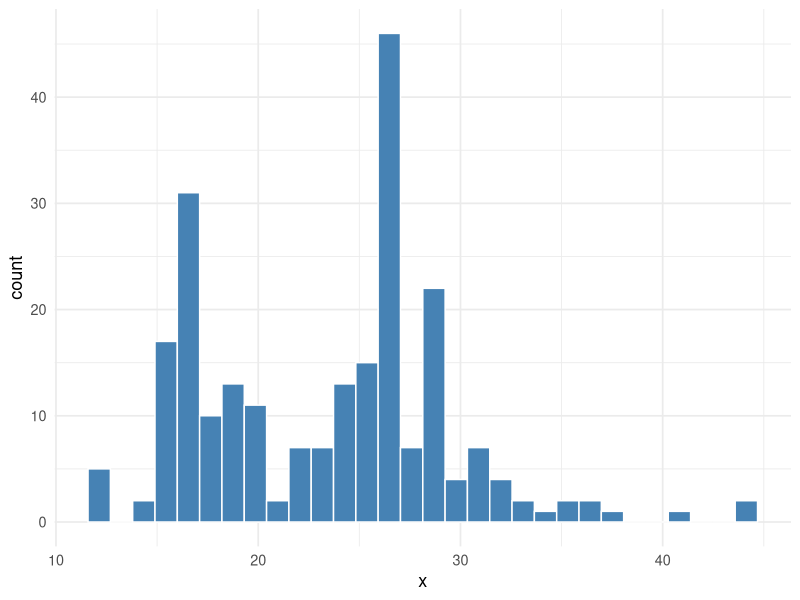
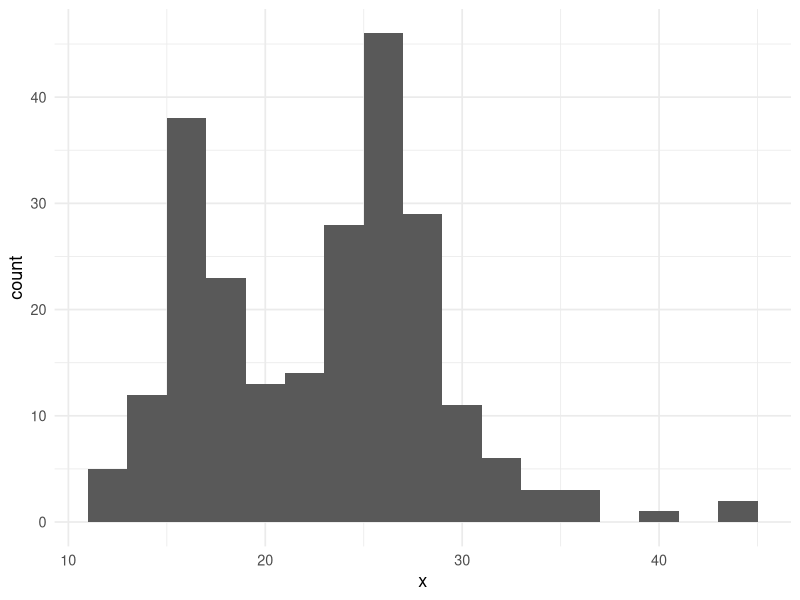
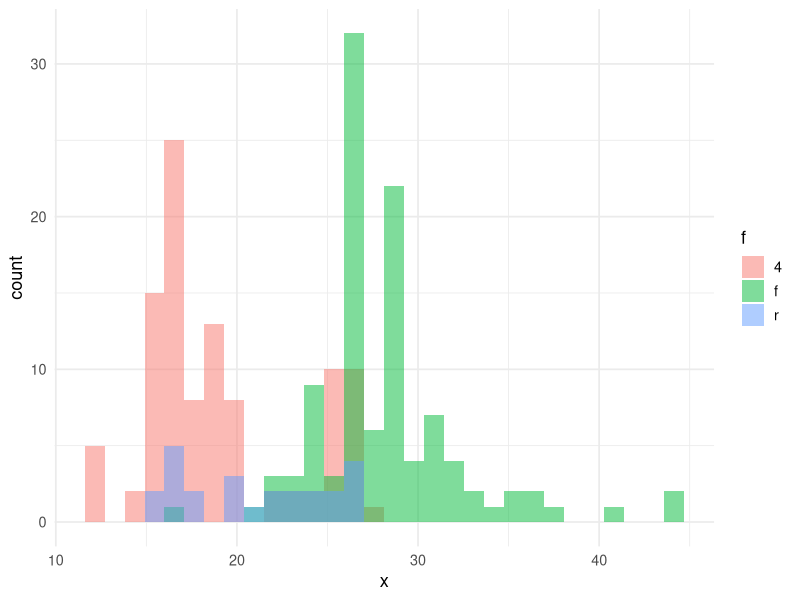
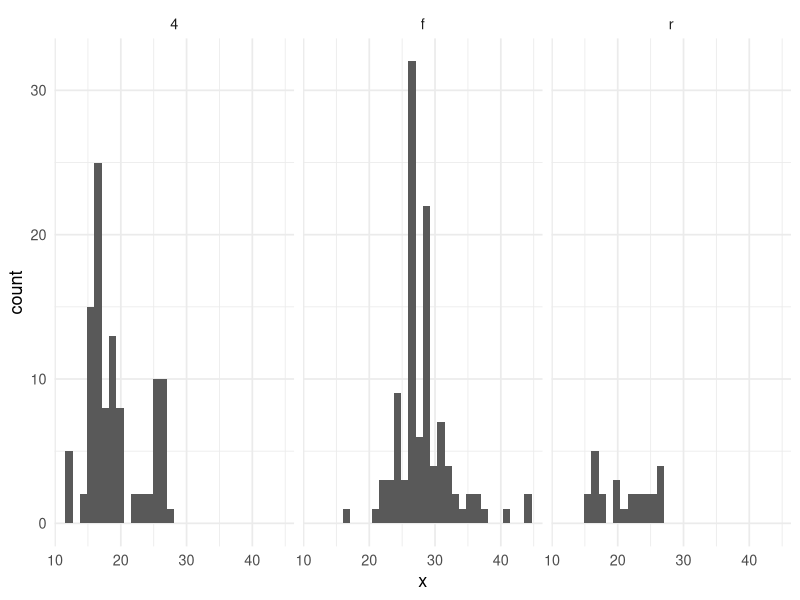
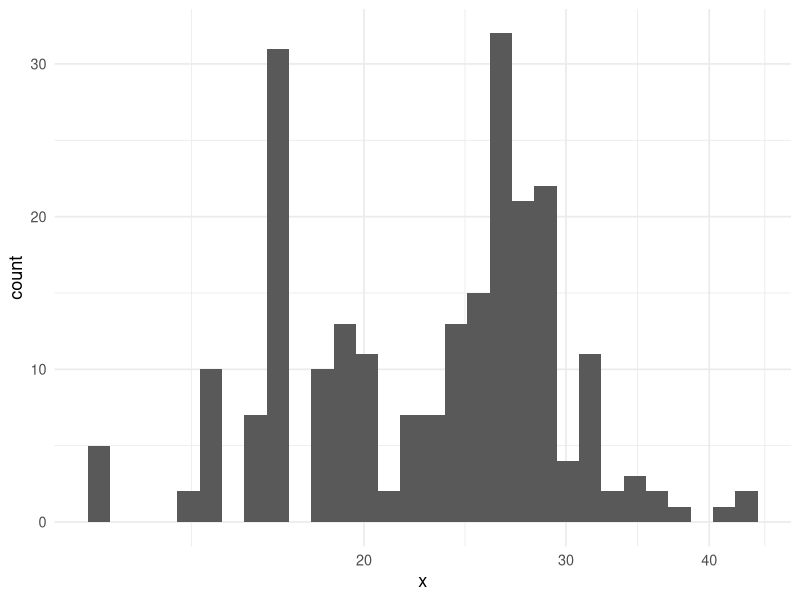
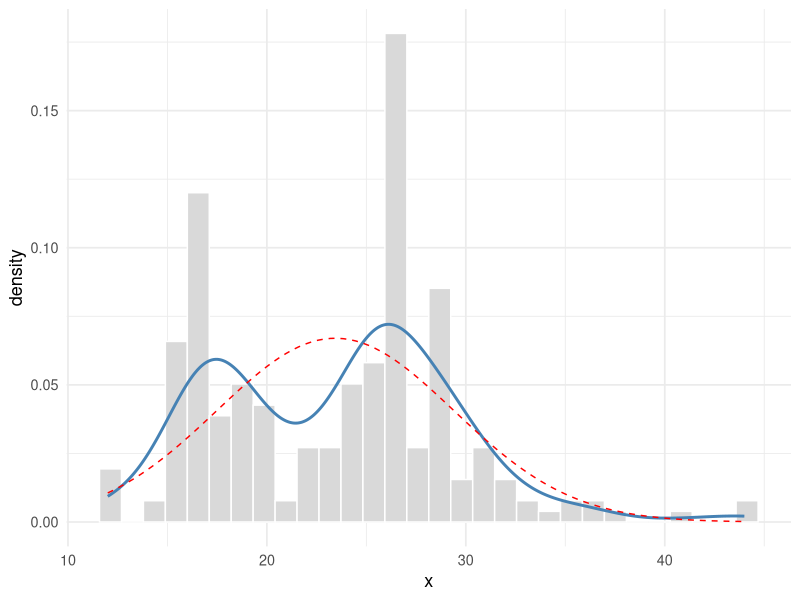
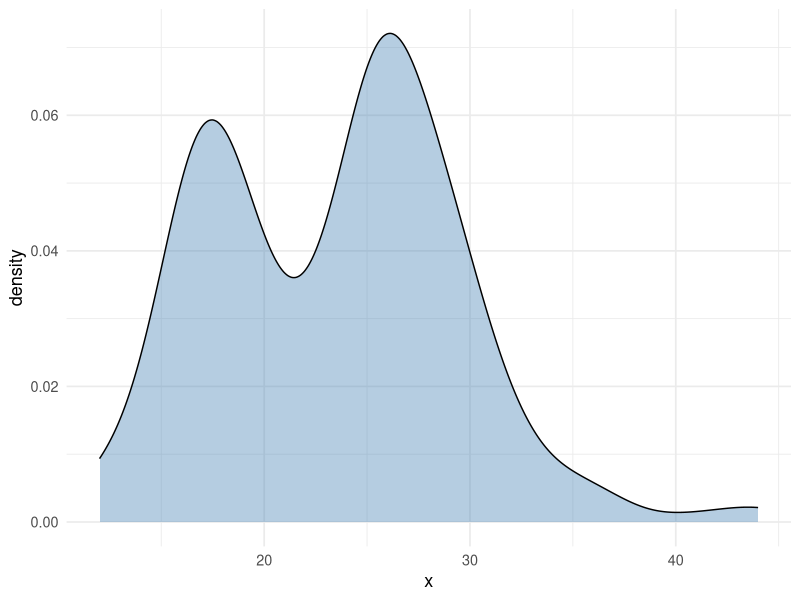
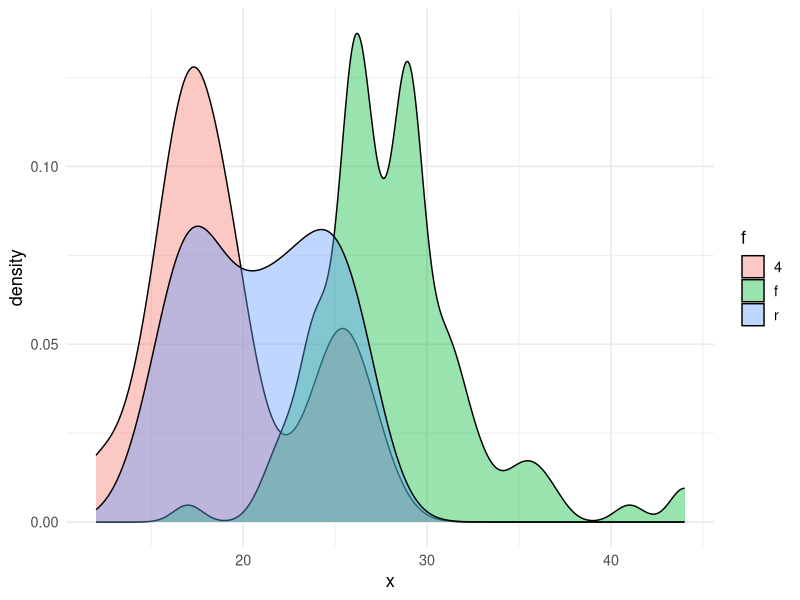

Source code (R) for these figures, in order:
# 01_distributions.R - one variable (x), optionally split by group (g, f). "What does it look like?"
library(tidyverse); library(ggridges); library(scales)
theme_set(theme_minimal(base_size = 13))

# ---- DEMO DATA ----
df <- mpg |> mutate(x = hwy, y = cty, g = class, f = drv)

# ---- HISTOGRAMS ----
ggplot(df, aes(x)) + geom_histogram(bins = 30, fill = "steelblue", colour = "white")
ggplot(df, aes(x)) + geom_histogram(binwidth = 2)                          # set bin width instead
ggplot(df, aes(x, fill = f)) + geom_histogram(bins = 30, position = "identity", alpha = .5)
ggplot(df, aes(x)) + geom_histogram(bins = 30) + facet_wrap(~ f)           # one panel per group
ggplot(df, aes(x)) + geom_histogram(bins = 30) + scale_x_log10()           # skewed variable

# Histogram with density and a normal curve on top
ggplot(df, aes(x)) +
  geom_histogram(aes(y = after_stat(density)), bins = 30, fill = "grey85", colour = "white") +
  geom_density(colour = "steelblue", linewidth = 1) +
  stat_function(fun = dnorm, args = list(mean = mean(df$x), sd = sd(df$x)),
                colour = "red", linetype = 2)

# ---- DENSITY / FREQUENCY LINES ----
ggplot(df, aes(x)) + geom_density(fill = "steelblue", alpha = .4)
ggplot(df, aes(x, fill = f)) + geom_density(alpha = .4)
ggplot(df, aes(x, colour = f)) + geom_freqpoly(bins = 30)
ggplot(df, aes(x, after_stat(count), fill = f)) + geom_density(position = "stack")   # stacked counts

# ---- BOXPLOT FAMILY ----
ggplot(df, aes(g, x)) + geom_boxplot()
ggplot(df, aes(fct_reorder(g, x, .fun = median), x)) + geom_boxplot() + coord_flip()  # ordered
ggplot(df, aes(g, x, fill = f)) + geom_boxplot()                                       # dodged by 2nd group
ggplot(df, aes(g, x)) + geom_boxplot(outlier.shape = NA) + geom_jitter(width = .15, alpha = .4)
ggplot(df, aes(g, x)) + geom_violin(fill = "steelblue", alpha = .4)
ggplot(df, aes(g, x)) + geom_violin(trim = FALSE, fill = "grey90") +
  geom_boxplot(width = .12, outlier.shape = NA)                                        # violin + box
ggplot(df, aes(g, x)) + stat_summary(fun.data = mean_se, geom = "pointrange")          # mean +/- 1 SE
ggplot(df, aes(g, x)) + geom_dotplot(binaxis = "y", stackdir = "center", binwidth = 1) # every point

# Rain-cloud style: half density + box + raw points
ggplot(df, aes(f, x, fill = f)) +
  geom_violin(alpha = .4, colour = NA) +
  geom_boxplot(width = .12, outlier.shape = NA, fill = "white") +
  geom_jitter(width = .08, alpha = .4, size = 1) + guides(fill = "none")

# ---- RIDGELINES (many groups, one variable) ----
ggplot(df, aes(x, y = fct_reorder(g, x, .fun = median), fill = g)) +
  geom_density_ridges(alpha = .7, scale = 1.2) + guides(fill = "none") + labs(y = NULL)

# ---- CUMULATIVE ----
ggplot(df, aes(x, colour = f)) + stat_ecdf()                               # share of data below x

# ---- NORMALITY (QQ) ----
ggplot(df, aes(sample = x)) + stat_qq() + stat_qq_line(colour = "red")
ggplot(df, aes(sample = x, colour = f)) + stat_qq() + stat_qq_line()       # by group

# ---- RUG: raw positions under any plot ----
ggplot(df, aes(x)) + geom_density() + geom_rug(alpha = .3)

# ---- COUNTS OF A CATEGORY ----
ggplot(df, aes(g)) + geom_bar()
ggplot(df, aes(fct_infreq(g))) + geom_bar() + coord_flip() + labs(x = NULL)  # sorted by size

# ---- MANY VARIABLES AT ONCE ----
df |> select(where(is.numeric)) |> pivot_longer(everything()) |>
  ggplot(aes(value)) + geom_histogram(bins = 25) + facet_wrap(~ name, scales = "free")
df |> select(where(is.numeric)) |> pivot_longer(everything()) |>
  ggplot(aes(name, value)) + geom_boxplot() + facet_wrap(~ name, scales = "free") +
  theme(axis.text.x = element_blank())

# ---- OUTLIER VIEW ----
ggplot(df, aes(x)) + geom_histogram(bins = 40) + coord_cartesian(xlim = c(10, 40))   # zoom
